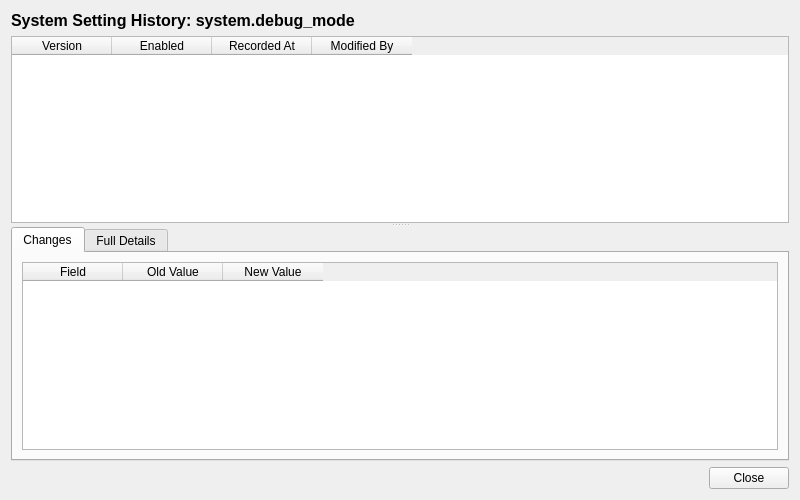
<?xml version="1.0" encoding="UTF-8"?>
<ui version="4.0">
 <class>SystemSettingHistoryDialog</class>
 <widget class="QWidget" name="SystemSettingHistoryDialog">
  <property name="geometry">
   <rect>
    <x>0</x>
    <y>0</y>
    <width>800</width>
    <height>500</height>
   </rect>
  </property>
  <property name="windowTitle">
   <string>System Setting History</string>
  </property>
  <layout class="QVBoxLayout" name="verticalLayout">
   <item>
    <widget class="QLabel" name="titleLabel">
     <property name="font">
      <font>
       <pointsize>12</pointsize>
       <bold>true</bold>
      </font>
     </property>
     <property name="text">
      <string>System Setting History: system.debug_mode</string>
     </property>
    </widget>
   </item>
   <item>
    <widget class="QSplitter" name="splitter">
     <property name="orientation">
      <enum>Qt::Vertical</enum>
     </property>
     <widget class="QTableWidget" name="versionListWidget">
      <property name="minimumHeight">
       <number>150</number>
      </property>
      <property name="maximumHeight">
       <number>250</number>
      </property>
      <property name="alternatingRowColors">
       <bool>true</bool>
      </property>
      <property name="editTriggers">
       <set>QAbstractItemView::NoEditTriggers</set>
      </property>
      <property name="selectionMode">
       <enum>QAbstractItemView::SingleSelection</enum>
      </property>
      <property name="selectionBehavior">
       <enum>QAbstractItemView::SelectRows</enum>
      </property>
      <column>
       <property name="text">
        <string>Version</string>
       </property>
      </column>
      <column>
       <property name="text">
        <string>Enabled</string>
       </property>
      </column>
      <column>
       <property name="text">
        <string>Recorded At</string>
       </property>
      </column>
      <column>
       <property name="text">
        <string>Modified By</string>
       </property>
      </column>
     </widget>
     <widget class="QWidget" name="detailWidget">
      <layout class="QVBoxLayout" name="detailLayout">
       <property name="leftMargin">
        <number>0</number>
       </property>
       <property name="topMargin">
        <number>0</number>
       </property>
       <property name="rightMargin">
        <number>0</number>
       </property>
       <property name="bottomMargin">
        <number>0</number>
       </property>
       <item>
        <widget class="QTabWidget" name="tabWidget">
         <property name="currentIndex">
          <number>0</number>
         </property>
         <widget class="QWidget" name="changesTab">
          <attribute name="title">
           <string>Changes</string>
          </attribute>
          <layout class="QVBoxLayout" name="changesTabLayout">
           <item>
            <widget class="QTableWidget" name="changesTableWidget">
             <property name="editTriggers">
              <set>QAbstractItemView::NoEditTriggers</set>
             </property>
             <property name="alternatingRowColors">
              <bool>true</bool>
             </property>
             <property name="selectionMode">
              <enum>QAbstractItemView::SingleSelection</enum>
             </property>
             <property name="selectionBehavior">
              <enum>QAbstractItemView::SelectRows</enum>
             </property>
             <column>
              <property name="text">
               <string>Field</string>
              </property>
             </column>
             <column>
              <property name="text">
               <string>Old Value</string>
              </property>
             </column>
             <column>
              <property name="text">
               <string>New Value</string>
              </property>
             </column>
            </widget>
           </item>
          </layout>
         </widget>
         <widget class="QWidget" name="fullDetailsTab">
          <attribute name="title">
           <string>Full Details</string>
          </attribute>
          <layout class="QVBoxLayout" name="fullDetailsTabLayout">
           <item>
            <widget class="QScrollArea" name="scrollArea">
             <property name="widgetResizable">
              <bool>true</bool>
             </property>
             <widget class="QWidget" name="scrollAreaWidgetContents">
              <property name="geometry">
               <rect>
                <x>0</x>
                <y>0</y>
                <width>560</width>
                <height>350</height>
               </rect>
              </property>
              <layout class="QFormLayout" name="formLayout">
               <item row="0" column="0">
                <widget class="QLabel" name="nameLabel">
                 <property name="text">
                  <string>Name:</string>
                 </property>
                </widget>
               </item>
               <item row="0" column="1">
                <widget class="QLabel" name="nameValue">
                 <property name="text">
                  <string/>
                 </property>
                </widget>
               </item>
               <item row="1" column="0">
                <widget class="QLabel" name="enabledLabel">
                 <property name="text">
                  <string>Enabled:</string>
                 </property>
                </widget>
               </item>
               <item row="1" column="1">
                <widget class="QLabel" name="enabledValue">
                 <property name="text">
                  <string/>
                 </property>
                </widget>
               </item>
               <item row="2" column="0">
                <widget class="QLabel" name="descriptionLabel">
                 <property name="text">
                  <string>Description:</string>
                 </property>
                </widget>
               </item>
               <item row="2" column="1">
                <widget class="QLabel" name="descriptionValue">
                 <property name="text">
                  <string/>
                 </property>
                 <property name="wordWrap">
                  <bool>true</bool>
                 </property>
                </widget>
               </item>
               <item row="3" column="0">
                <widget class="QLabel" name="versionNumberLabel">
                 <property name="text">
                  <string>Version:</string>
                 </property>
                </widget>
               </item>
               <item row="3" column="1">
                <widget class="QLabel" name="versionNumberValue">
                 <property name="text">
                  <string/>
                 </property>
                </widget>
               </item>
               <item row="4" column="0">
                <widget class="QLabel" name="modifiedByLabel">
                 <property name="text">
                  <string>Modified By:</string>
                 </property>
                </widget>
               </item>
               <item row="4" column="1">
                <widget class="QLabel" name="modifiedByValue">
                 <property name="text">
                  <string/>
                 </property>
                </widget>
               </item>
               <item row="5" column="0">
                <widget class="QLabel" name="recordedAtLabel">
                 <property name="text">
                  <string>Recorded At:</string>
                 </property>
                </widget>
               </item>
               <item row="5" column="1">
                <widget class="QLabel" name="recordedAtValue">
                 <property name="text">
                  <string/>
                 </property>
                </widget>
               </item>
              </layout>
             </widget>
            </widget>
           </item>
          </layout>
         </widget>
        </widget>
       </item>
      </layout>
     </widget>
    </widget>
   </item>
   <item>
    <layout class="QHBoxLayout" name="buttonLayout">
     <item>
      <spacer name="horizontalSpacer">
       <property name="orientation">
        <enum>Qt::Horizontal</enum>
       </property>
       <property name="sizeHint" stdset="0">
        <size><width>40</width><height>20</height></size>
       </property>
      </spacer>
     </item>
     <item>
      <widget class="QPushButton" name="closeButton">
       <property name="text">
        <string>Close</string>
       </property>
      </widget>
     </item>
    </layout>
   </item>
  </layout>
 </widget>
 <resources/>
 <connections/>
</ui>
